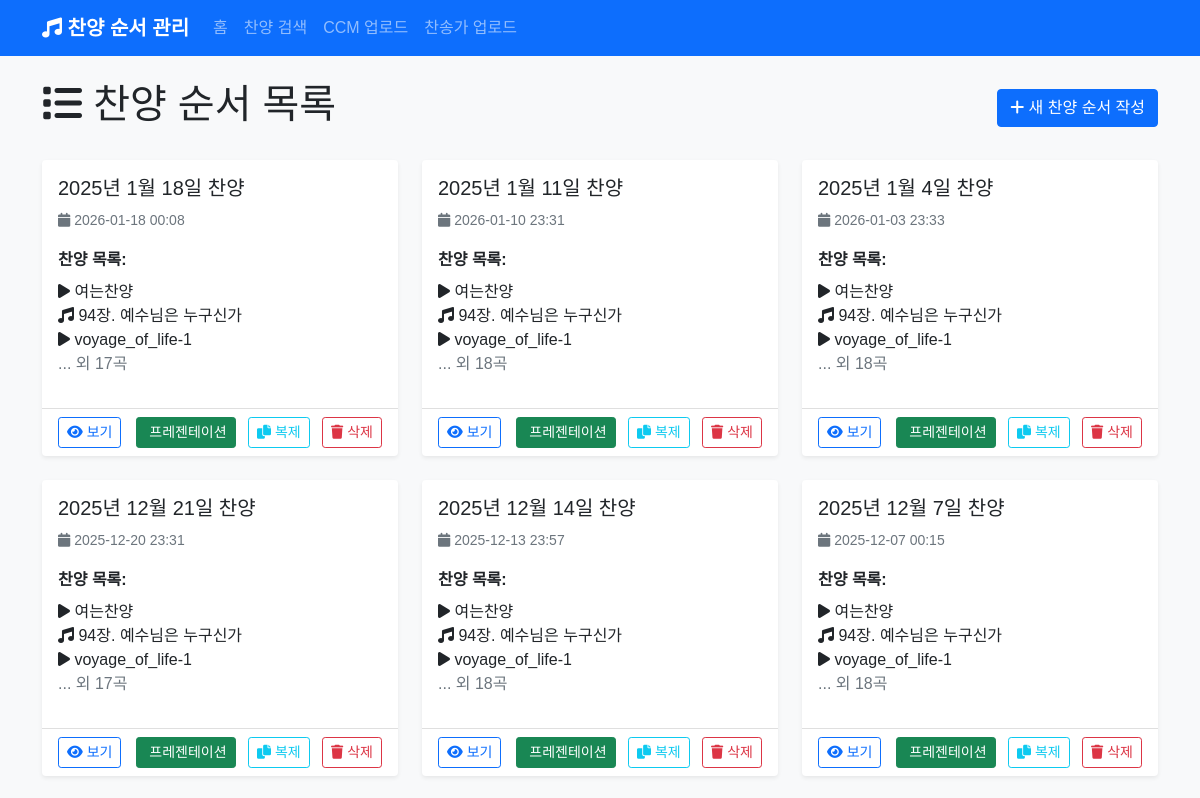
Before: / (upper part) with the older database file.
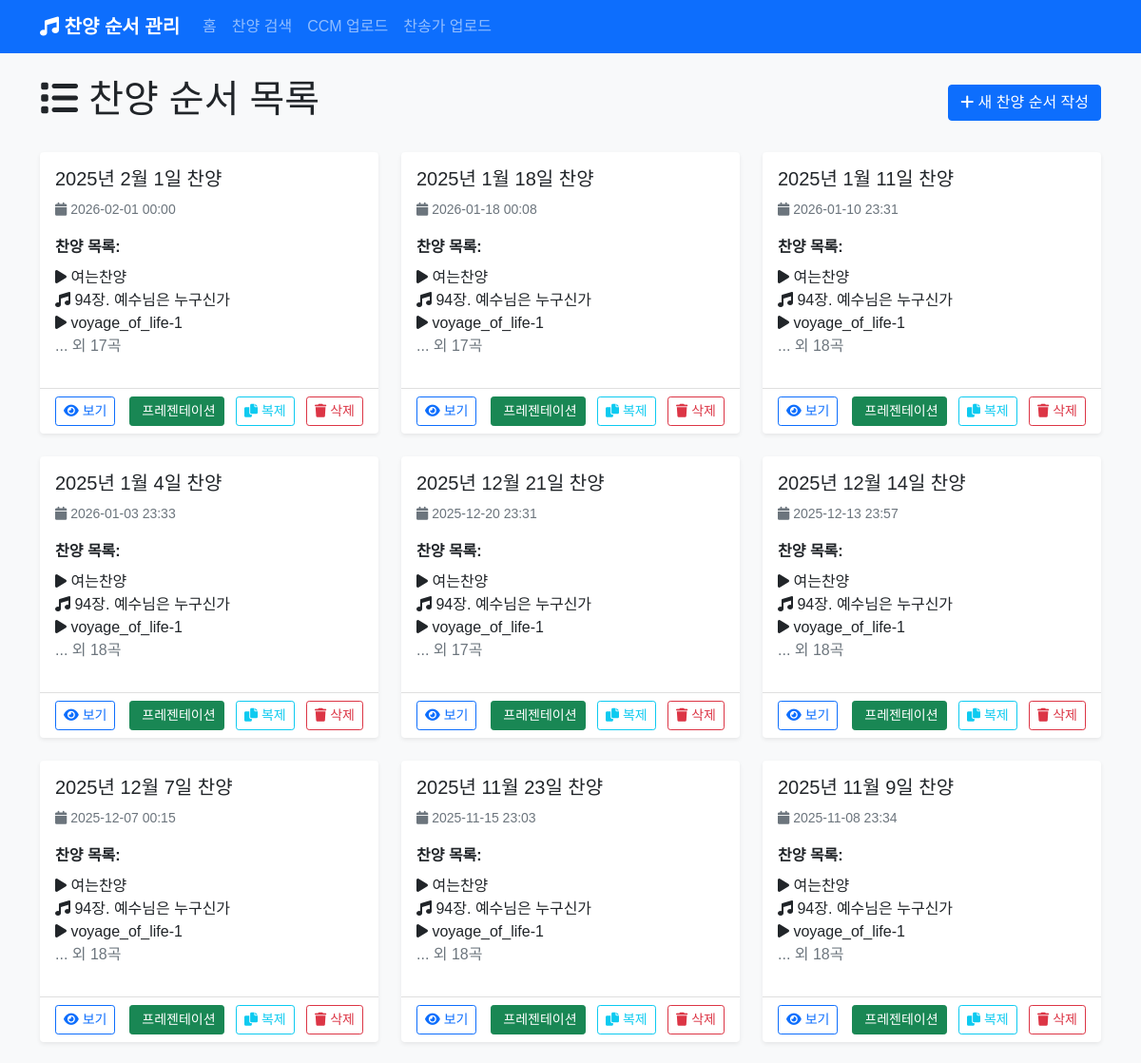
After: the same page with the newer database file.
### app.py (models this page shows)
class PraisePost(db.Model):
    id = db.Column(db.Integer, primary_key=True)
    title = db.Column(db.String(200), nullable=False)
    content = db.Column(db.Text, nullable=False)
    created_at = db.Column(db.DateTime, default=datetime.utcnow)
    songs = db.relationship('Song', backref='praise_post', lazy=True, cascade='all, delete-orphan')
    background_image = db.Column(db.String(500))  # 전체 배경 이미지
    parallax_image = db.Column(db.String(500))  # 패럴랙스 배경 이미지

class Song(db.Model):
    id = db.Column(db.Integer, primary_key=True)
    title = db.Column(db.String(200), nullable=False)
    song_type = db.Column(db.String(50), nullable=False)  # 'hymn', 'ccm', 'section', 'media'
    hymn_number = db.Column(db.String(10))  # 찬송가 번호
    lyrics = db.Column(db.Text)  # 가사
    order = db.Column(db.Integer, nullable=False)
    praise_post_id = db.Column(db.Integer, db.ForeignKey('praise_post.id'), nullable=False)
    section_title = db.Column(db.String(200))  # 섹션 제목 (예: 찬양순서1)
    media_type = db.Column(db.String(50))  # 'image', 'video'
    media_url = db.Column(db.String(500))  # 미디어 파일 경로
    background_image = db.Column(db.String(500))  # 배경 이미지

### app.py (the view)
@app.route('/')
def index():
    posts = PraisePost.query.order_by(PraisePost.created_at.desc()).all()
    return render_template('index.html', posts=posts)

### templates/index.html (shortened to what this page needs)
{% extends "base.html" %}
{% block content %}
<div class="row">
    <div class="col-12">
        <div class="d-flex justify-content-between align-items-center mb-4">
            <h1><i class="fas fa-list"></i> 찬양 순서 목록</h1>
            <a href="{{ url_for('new_post') }}" class="btn btn-primary">
                <i class="fas fa-plus"></i> 새 찬양 순서 작성
            </a>
        </div>
    </div>
</div>
{% if posts %}
<div class="row">
    {% for post in posts %}
    <div class="col-md-6 col-lg-4 mb-4">
        <div class="card h-100 shadow-sm">
            <div class="card-body">
                <h5 class="card-title">{{ post.title }}</h5>
                <p class="card-text text-muted">
                    <small>
                        <i class="fas fa-calendar"></i> {{ post.created_at.strftime('%Y-%m-%d %H:%M') }}
                    </small>
                </p>
                <div class="mb-3">
                    <strong>찬양 목록:</strong>
                    <ul class="list-unstyled mt-2">
                        {% for song in post.songs[:3] %}
                        <li>
                            <i class="fas fa-{{ 'music' if song.song_type == 'hymn' else 'play' }}"></i>
                            {% if song.song_type == 'hymn' %}
                                {{ song.hymn_number }}장. {{ song.title }}
                            {% else %}
                                {{ song.title }}
                            {% endif %}
                        </li>
                        {% endfor %}
                        {% if post.songs|length > 3 %}
                        <li class="text-muted">... 외 {{ post.songs|length - 3 }}곡</li>
                        {% endif %}
                    </ul>
                </div>
            </div>
            <div class="card-footer bg-transparent">
                <div class="d-flex justify-content-between align-items-center">
                    <div>
                        <a href="{{ url_for('view_post', post_id=post.id) }}" class="btn btn-outline-primary btn-sm">
                            <i class="fas fa-eye"></i> 보기
                        </a>
                    </div>
                    <div>
                        <a href="{{ url_for('presentation', post_id=post.id) }}" class="btn btn-success btn-sm me-2" target="_blank">
                             프레젠테이션
                        </a>
                        <button type="button" class="btn btn-outline-info btn-sm me-2" onclick="duplicatePost({{ post.id }}, '{{ post.title }}')" title="복제하기">
                            <i class="fas fa-copy"></i> 복제
                        </button>
                        <button type="button" class="btn btn-outline-danger btn-sm" onclick="confirmDelete({{ post.id }}, '{{ post.title }}')">
                            <i class="fas fa-trash"></i> 삭제
                        </button>
                    </div>
                </div>
            </div>
        </div>
    </div>
    {% endfor %}
</div>
{% endif %}
{% endblock %}

Changed rows visible on the page:
added PraisePost: title "2025년 2월 1일 찬양", created_at "2026-02-01 00:00", songs|length "17"
added Song: title "여는찬양", shown under "2025년 2월 1일 찬양"
added Song: hymn_number "94", title "예수님은 누구신가", shown under "2025년 2월 1일 찬양"
added Song: title "voyage_of_life-1", shown under "2025년 2월 1일 찬양"
now on this page (row unchanged): PraisePost: title "2025년 11월 23일 찬양", created_at "2025-11-15 23:03", songs|length "18"
now on this page (row unchanged): Song: title "여는찬양", shown under "2025년 11월 23일 찬양"
now on this page (row unchanged): Song: hymn_number "94", title "예수님은 누구신가", shown under "2025년 11월 23일 찬양"
now on this page (row unchanged): Song: title "voyage_of_life-1", shown under "2025년 11월 23일 찬양"
now on this page (row unchanged): PraisePost: title "2025년 11월 9일 찬양", created_at "2025-11-08 23:34", songs|length "18"
now on this page (row unchanged): Song: title "여는찬양", shown under "2025년 11월 9일 찬양"
now on this page (row unchanged): Song: hymn_number "94", title "예수님은 누구신가", shown under "2025년 11월 9일 찬양"
now on this page (row unchanged): Song: title "voyage_of_life-1", shown under "2025년 11월 9일 찬양"
